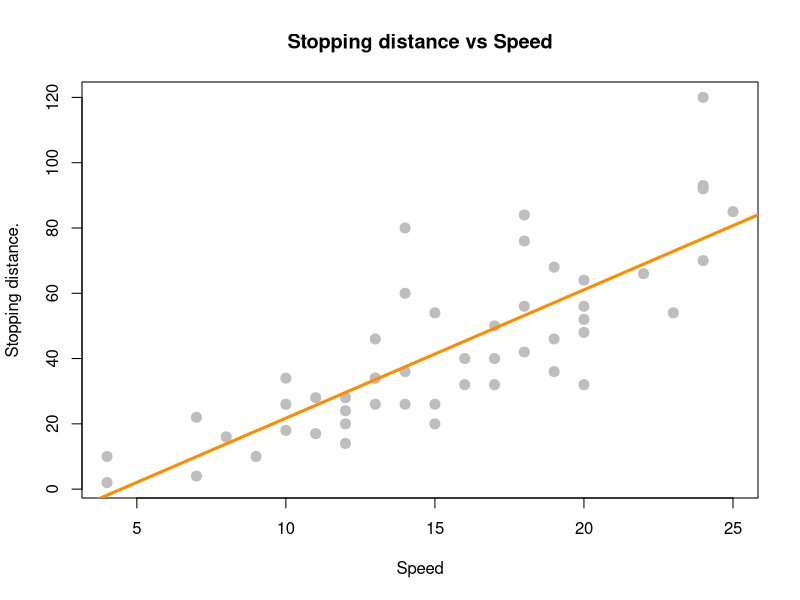
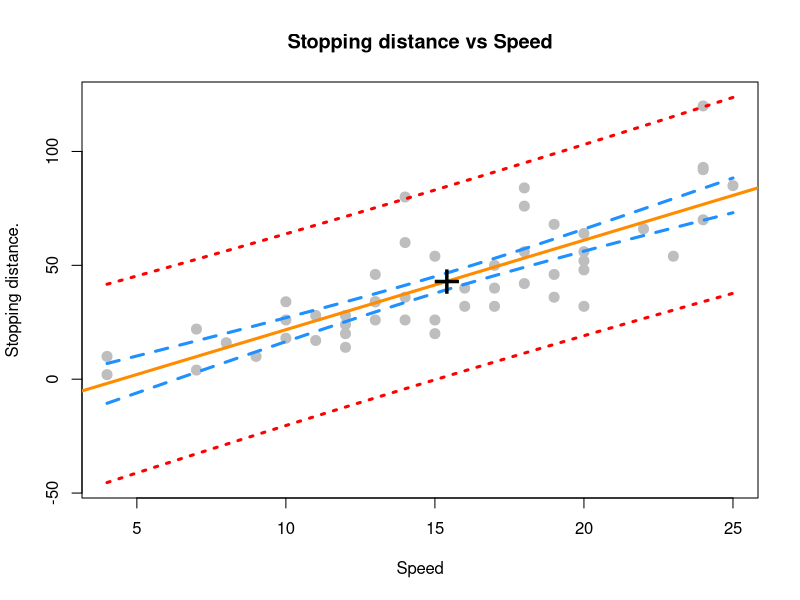

Source code (R) for these figures, in order:


# fit model
stop_dist_model <- lm(dist ~ speed, data = cars)

# plot model and data
plot(dist ~ speed, data = cars,
     xlab = "Speed",
     ylab = "Stopping distance.",
     main = "Stopping distance vs Speed",
     pch = 20,
     cex = 2,
     col = "grey"
)
abline(stop_dist_model, lwd = 3, col = "darkorange")

confi_interval <- confint(stop_dist_model, level = 0.99)
confi_interval[2, ]

# We can obtain it for each coefficient individually
confint(stop_dist_model, parm = "(Intercept)", level = 0.99)
confint(stop_dist_model, parm = "speed", level = 0.99)

# Explaining intervals
#                 0.5 %    99.5 %
#  (Intercept) -35.706610 0.5484205
#  speed        2.817919 5.0468988

# We asked for a 99% of confidence, so the the remaining
# 1% is split to the left and right of that margin.
# We read this as:
# We are 99% confident that the true Beta_1 is somewhere between
# 2.817919 5.0468988

# Now, more accurately, Beta_1 represents the true change in mean
# stopping distance (Y) for an increase in speed (x) of 1 mph

# The smaller the confidence level is the smaller the
# confidence interval gets.

confint(stop_dist_model, parm = "speed", level = 0.90)


# The standard errors from the lecture (SE[Beta_hat_1])
summary(stop_dist_model)
names(summary(stop_dist_model))

summary(stop_dist_model)$coefficients

# point estimate for beta_1_hat
(beta_1_hat <- stop_dist_model$coefficients[2])

# standard error SE for beta_1_hat
(beta_1_hat_se <- summary(stop_dist_model)$coefficients[2, 2])

# Calculate it manually to verify
Sxx <- sum((cars$speed - mean(cars$speed)) ^ 2)
# Do not confuse s_e with Standard Error (SE) !!!!

# s_e is the residuals Standard Error
sqrt(sum((cars$dist - stop_dist_model$fitted.values)^2) 
     / (nrow(cars) - 2))
(s_e <- summary(stop_dist_model)$sigma)

# Then the Standard Error for beta_1_hat would be
s_e / sqrt(Sxx) # Same as summary(stop_dist_model)$coefficients[2, 2]

# Then for the margin of confidence we also need the critical value
# alpha here is the confidence level we established

# We want a value with (1 - 0.99) / 2 of "Area" to the right of it
(1 - 0.99) / 2 # 0.005
# But for R that would be from the left, so we can do it in 2 ways
# also we need n - 2 degrees of freedom
(crit <- qt(0.995, df = nrow(cars) - 2))
(crit <- qt(0.005, df = nrow(cars) - 2, lower.tail = FALSE))

# Then we can put the margin together
c(beta_1_hat - crit * beta_1_hat_se, beta_1_hat + crit * beta_1_hat_se)
# Which should be the same as the one from R
confi_interval

# Notes on qt and pt
# Both are functions for t distributions
# qt gives the point from which the Area under the curve is 0.995
(point <- qt(0.995, df = nrow(cars) - 2))
# pt would be the opposite, the area under the curve to the left of point
pt(point, df = nrow(cars) - 2)

## Confidence Interval for the mean response ##
new_speeds <- data.frame(speed = c(5,21))
predict(stop_dist_model, newdata = new_speeds)

predict(stop_dist_model, newdata = new_speeds,
        interval = c("confidence"), level = 0.99)

# Here we are saying that for x = 5 we are 99% confident that the
# mean response (Y) is somewhere between -10.89309 15.05898

# Personally I understand that if we take more samples from real life,
# we are 99% confident that for x = 5 the mean value of Y 
# is somewhere between -10.89309 15.05898

## Prediction Interval for new observations

# The interval is larger then the one for CI, that is because we are saying:
# we are 99% confident that new Y observations will fall in this interval for
# x = 5 
predict(stop_dist_model, newdata = new_speeds,
        interval = c("prediction"), level = 0.99)




## Next, a graph that shows lines for CI and PI intervals

speed_grid <- seq(min(cars$speed), max(cars$speed), 0.01)

dist_ci_bad <- predict(stop_dist_model, 
                       newdata = data.frame(speed = speed_grid),
                       interval = c("confidence"), level = 0.9)

dist_pi_bad <- predict(stop_dist_model, 
                       newdata = data.frame(speed = speed_grid),
                       interval = c("prediction"), level = 0.99)


plot(dist ~ speed, data = cars,
     xlab = "Speed",
     ylab = "Stopping distance.",
     main = "Stopping distance vs Speed",
     pch = 20,
     cex = 2,
     col = "grey",
     ylim = c(min(dist_pi_bad), max(dist_pi_bad))
)
abline(stop_dist_model, lwd = 3, col = "darkorange")

lines(speed_grid, dist_ci_bad[, "lwr"], col = "dodgerblue", lwd = 3, lty = 2)
lines(speed_grid, dist_ci_bad[, "upr"], col = "dodgerblue", lwd = 3, lty = 2)

# Note that the Prediction Band contain 99% of the observed data points
lines(speed_grid, dist_pi_bad[, "lwr"], col = "red", lwd = 3, lty = 3)
lines(speed_grid, dist_pi_bad[, "upr"], col = "red", lwd = 3, lty = 3)

points(mean(cars$speed), mean(cars$dist), pch = "+", cex = 3)

